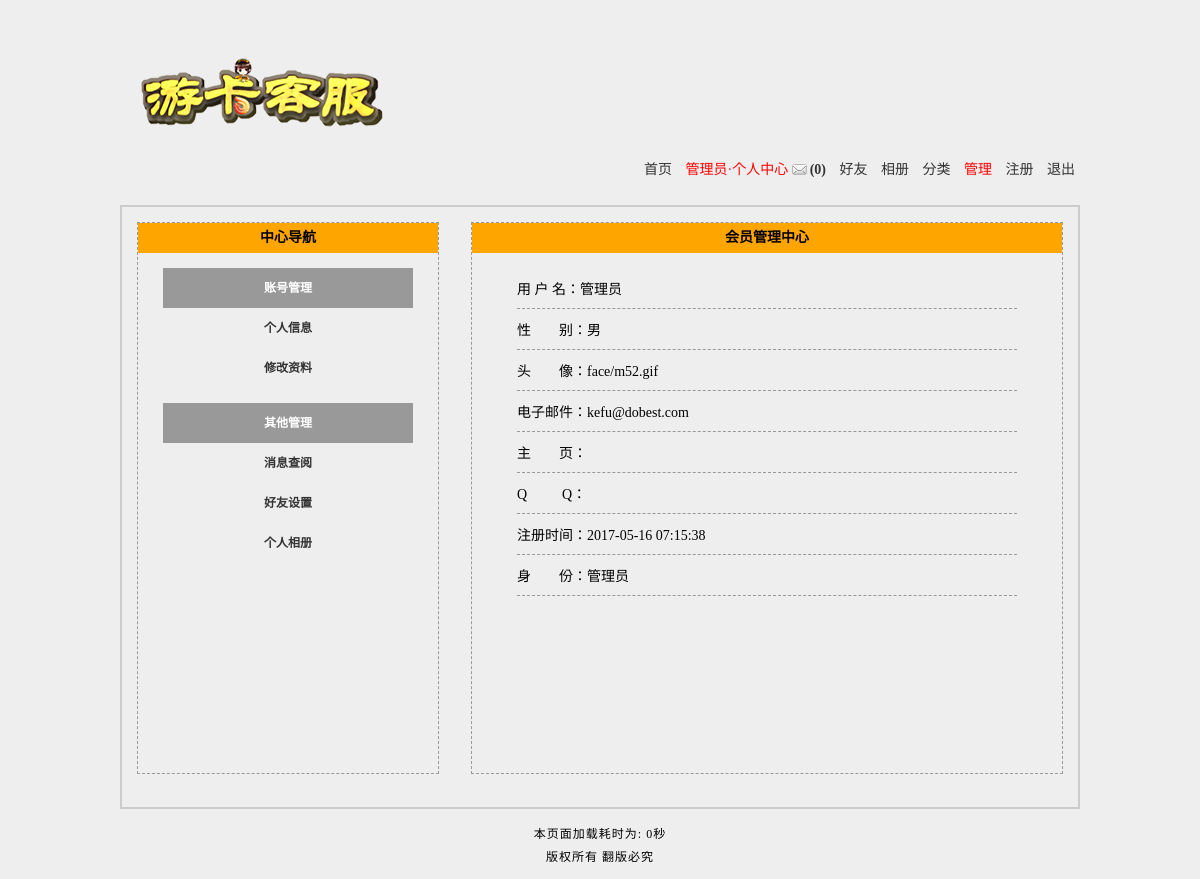
The app's page /member.php (signed in) with its own data.
### tables this page shows
CREATE TABLE `tg_user` (
  `tg_id` mediumint(8) UNSIGNED NOT NULL COMMENT '//用户自动编号',
  `tg_uniqid` char(40) NOT NULL COMMENT '//验证身份的唯一标识符',
  `tg_active` char(40) NOT NULL COMMENT '//激活登录用户',
  `tg_username` varchar(20) NOT NULL COMMENT '//用户名',
  `tg_password` char(40) NOT NULL COMMENT '//密码',
  `tg_question` varchar(20) NOT NULL COMMENT '//密码提示',
  `tg_answer` char(40) NOT NULL COMMENT '//密码回答',
  `tg_email` varchar(40) DEFAULT NULL COMMENT '//邮件',
  `tg_qq` varchar(10) DEFAULT NULL COMMENT '//QQ',
  `tg_url` varchar(40) DEFAULT NULL COMMENT '//网址',
  `tg_sex` char(1) NOT NULL COMMENT '//性别',
  `tg_face` char(12) NOT NULL COMMENT '//头像',
  `tg_switch` tinyint(1) UNSIGNED NOT NULL DEFAULT '0' COMMENT '//个性签名开关',
  `tg_autograph` varchar(200) DEFAULT NULL COMMENT '//签名内容',
  `tg_level` tinyint(1) UNSIGNED NOT NULL DEFAULT '0' COMMENT '//会员等级',
  `tg_post_time` varchar(20) NOT NULL DEFAULT '0' COMMENT '//发帖的时间戳',
  `tg_article_time` varchar(20) NOT NULL DEFAULT '0' COMMENT '//回帖的时间戳',
  `tg_reg_time` datetime NOT NULL COMMENT '//注册时间',
  `tg_last_time` datetime NOT NULL COMMENT '//最后登录的时间',
  `tg_last_ip` varchar(20) NOT NULL COMMENT '//最后登录的IP',
  `tg_login_count` smallint(4) UNSIGNED NOT NULL DEFAULT '0' COMMENT '//登录次数'
);

### includes/mysql.func.php (called while the page is built, shortened)
<?php
function _query($_sql) {
	if (!$_result = mysql_query($_sql)) {
		exit('SQL执行失败'.mysql_error());
	}
	return $_result;
}
function _fetch_array($_sql) {
	return mysql_fetch_array(_query($_sql),MYSQL_ASSOC);
}
?>

### includes/global.func.php (called while the page is built, shortened)
<?php
function _html($_string) {
	if (is_array($_string)) {
		foreach ($_string as $_key => $_value) {
			$_string[$_key] = _html($_value);
		}
	} else {
		$_string = htmlspecialchars($_string);
	}
	return $_string;
}
?>

### member.php (the view, shortened to what this page needs)
<?php
require dirname(__FILE__).'/includes/common.inc.php';
if (isset($_COOKIE['username'])) {
	$_rows = _fetch_array("SELECT
															tg_username,tg_sex,tg_face,tg_email,tg_url,tg_qq,tg_level,tg_reg_time
												FROM
															tg_user
											 WHERE
															tg_username='{$_COOKIE['username']}'
												 LIMIT
															1
										");
	if ($_rows) {
		$_html= array();
		$_html['username'] = $_rows['tg_username'];
		$_html['sex'] = $_rows['tg_sex'];
		$_html['face'] = $_rows['tg_face'];
		$_html['email'] = $_rows['tg_email'];
		$_html['url'] = $_rows['tg_url'];
		$_html['qq'] = $_rows['tg_qq'];
		$_html['reg_time'] = $_rows['tg_reg_time'];
		switch ($_rows['tg_level']) {
			case 1:
				$_html['level'] = '管理员';
				break;
		}
		$_html = _html($_html);
	} else {
		_alert_back('此用户不存在');
	}
} else {
	_alert_back('非法登录');
}
?>
<!DOCTYPE html PUBLIC "-//W3C//DTD XHTML 1.0 Transitional//EN" "http://www.w3.org/TR/xhtml1/DTD/xhtml1-transitional.dtd">
<html xmlns="http://www.w3.org/1999/xhtml">
<head>
<?php
	require ROOT_PATH.'includes/title.inc.php';
?>
</head>
<body>
<?php
	require ROOT_PATH.'includes/header.inc.php';
?>
<div id="member">
<?php
	require ROOT_PATH.'includes/member.inc.php';
?>
	<div id="member_main">
		<h2>会员管理中心</h2>
		<dl>
			<dd>用 户 名：<?php echo $_html['username']?></dd>
			<dd>性　　别：<?php echo $_html['sex']?></dd>
			<dd>头　　像：<?php echo $_html['face']?></dd>
			<dd>电子邮件：<?php echo $_html['email']?></dd>
			<dd>主　　页：<?php echo $_html['url']?></dd>
			<dd>Q 　 　Q：<?php echo $_html['qq']?></dd>
			<dd>注册时间：<?php echo $_html['reg_time']?></dd>
			<dd>身　　份：<?php echo $_html['level']?></dd>
		</dl>
	</div>
</div>
<?php
	require ROOT_PATH.'includes/footer.inc.php';
?>
</body>
</html>

### styles/1/basic.css (style rules this page uses)
* { padding:0; margin:0; }
body { width:960px; margin:0 auto; background:#eee; font-size:14px; }
h2 { font-size:14px; background:orange; height:25px; line-height:25px; text-indent:10px; }
#header ul li a { text-decoration:none; color:#333; }
#header ul li strong.noread { background:url(../../images/noread.gif) no-repeat left center; padding:0 0 0 18px; }
#member { width:auto; height:600px; border:2px solid #ccc; font-size:12px; }
#member h2 { text-indent:0; text-align:center; height:30px; line-height:30px; }
#member #member_main { width:590px; height:550px; margin:15px; border:1px dashed #999; float:right; }

### styles/1/member.css (style rules this page uses)
#member #member_main dl { width:500px; margin:15px auto; font-size:14px; }
#member #member_main dl dd { padding:10px 0; border-bottom:1px dashed #999; }

### records on screen
tg_user: tg_username "管理员", tg_sex "男", tg_face "face/m52.gif", tg_email "kefu@dobest.com", tg_reg_time "2017-05-16 07:15:38"

### other values on screen
$_COOKIE['username'] "管理员"
$GLOBALS['message'] "(0)"
_runtime() - START_TIME "0"
